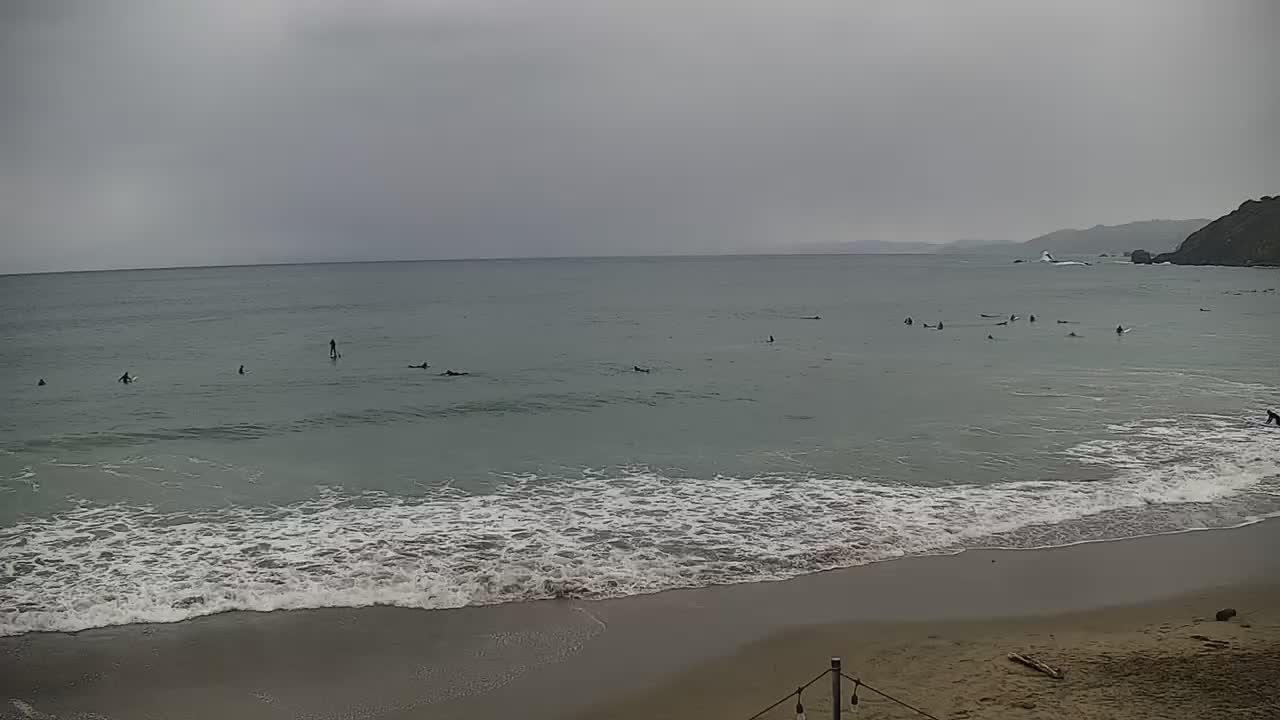
#> input picture data/ex-still.jpg, 1280 x 720 px, found by its file name
$ python test_valley.py   (older library calls are emulated)
#> lines starting #> are read from the running program, lines starting #| are printed output that depends on the picture
import cv2
import numpy as np
import sys

def test_valley(image_path):
#> called with image_path = '../data/ex-still.jpg'
    image = cv2.imread(image_path)
#> image is the input picture: shape (720, 1280, 3); mean B, G, R 117.8, 120, 118.4
    gray = cv2.cvtColor(image, cv2.COLOR_BGR2GRAY)
    sobel_y = cv2.Sobel(gray, cv2.CV_64F, 0, 1, ksize=5)
    abs_sobel_y = np.absolute(sobel_y)
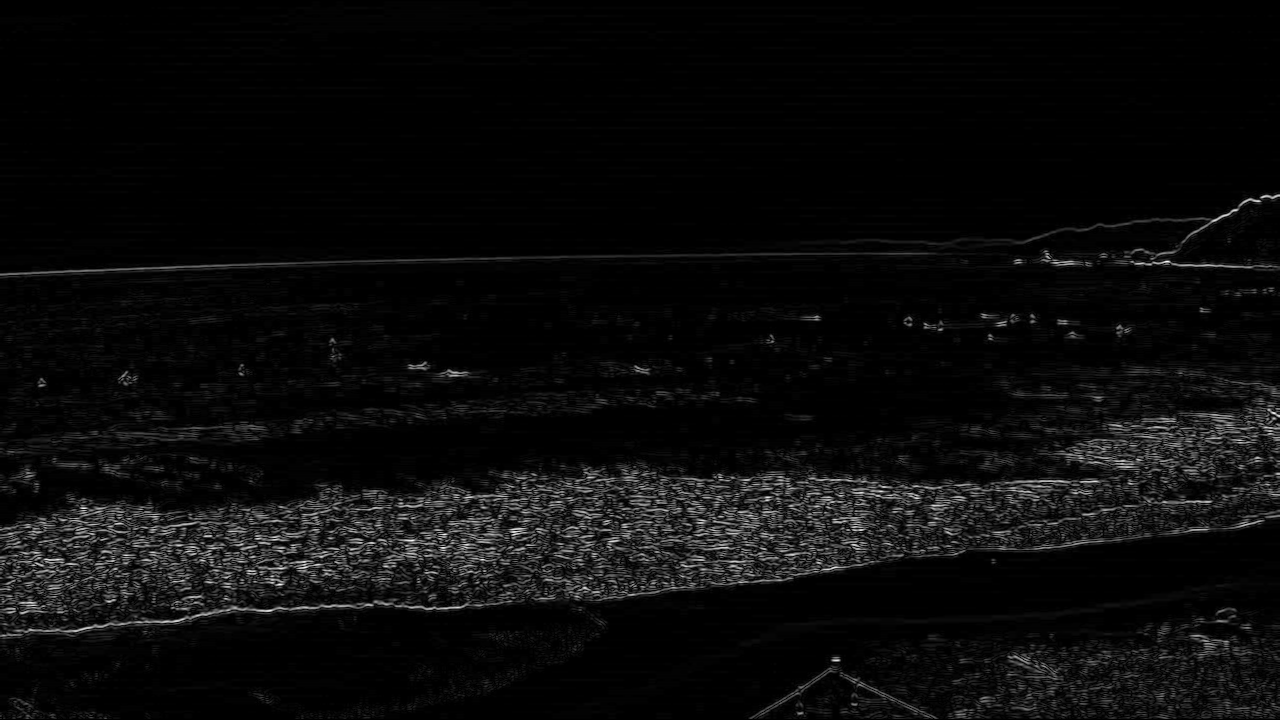
#> abs_sobel_y: shape (720, 1280) float64; min 0, max 7146, mean 311.9; drawn with min black and max white
    row_edges = np.sum(abs_sobel_y, axis=1)
#> row_edges = 720 values, max 1928407 at index 530, min 0 at index 0, mean 399196.1

    window_size = max(1, int(image.shape[0] * 0.02))
#> window_size = 14
    window = np.ones(window_size) / float(window_size)
    smoothed_edges = np.convolve(row_edges, window, mode='same')
#> smoothed_edges = 720 values, max 1772208 at index 528, min 6219.1 at index 0, mean 398391.8

    max_edge = np.max(smoothed_edges)
#> max_edge = 1772208
    max_row = np.argmax(smoothed_edges)
#> max_row = 528

    top_threshold = max_edge * 0.1
#> top_threshold = 177220.8
    bottom_threshold = max_edge * 0.3
#> bottom_threshold = 531662.4

    # Find Top Bound (expand upwards)
    top_bound = max_row
#> top_bound = 528
    current_min = smoothed_edges[max_row]
#> current_min = 1772208

    for y in range(max_row, -1, -1):
        val = smoothed_edges[y]
        if val < top_threshold:
            top_bound = y
            break

        if val < current_min:
            current_min = val
            top_bound = y  # Keep updating the best valley so far
        elif val > current_min * 1.5:
            # Rebounded by 50% from the valley minimum -> Hit a new textured object (e.g., peninsula)
            break
#> this loop made 168 passes
#> (val, current_min) on passes 2, 3, 5, 6, 7, 9, 12, 13, 14, 15, 16, 17: (1769697.6, 1769697.6), (1763930.4, 1763930.4), (1742281.4, 1742281.4), (1719409, 1719409), (1694677.9, 1694677.9), (1684432.1, 1684432.1), (1675267.2, 1675267.2), (1666528.9, 1666528.9), (1662861.2, 1662861.2), (1639235.6, 1639235.6), (1630643.9, 1630643.9), (1624008.4, 1624008.4)
#> val on passes 1, 4, 8, 10, 11, 42: 1772208, 1764024.4, 1696111.9, 1686420.6, 1692603.6, 1256406.4
#> after the loop, current_min = 180172.9

    # Find Bottom Bound (expand downwards)
    bottom_bound = max_row
#> bottom_bound = 528
    current_min = smoothed_edges[max_row]
#> current_min = 1772208

    for y in range(max_row, image.shape[0]):
        val = smoothed_edges[y]
        if val < bottom_threshold:
            bottom_bound = y
            break

        if val < current_min:
            current_min = val
            bottom_bound = y
        elif val > current_min * 1.5:
            # Rebounded (hit beach rocks/texture)
            break
#> this loop made 85 passes
#> (val, current_min) on passes 2, 3, 4, 5, 10, 11, 12, 13, 17, 18, 21, 22: (1761846.6, 1761846.6), (1756739.4, 1756739.4), (1744103.1, 1744103.1), (1719494.2, 1719494.2), (1702950.1, 1702950.1), (1680237.9, 1680237.9), (1663671.5, 1663671.5), (1647161.1, 1647161.1), (1644150.8, 1644150.8), (1629804.4, 1629804.4), (1602279.2, 1602279.2), (1595677.4, 1595677.4)
#> val on passes 1, 6, 7, 8, 9, 14: 1772208, 1723836.4, 1736977.7, 1726143.4, 1723763, 1650823.3
#> after the loop, current_min = 541312.9

    print(f"{image_path} -> Max Row: {max_row}, Top Bound: {top_bound}, Bottom Bound: {bottom_bound}")
#| ../data/ex-still.jpg -> Max Row: 528, Top Bound: 361, Bottom Bound: 612

test_valley('../data/ex-still.jpg')
test_valley('../data/ex-still-boatdocks.jpg')
#> call 2 of test_valley, with image_path = '../data/ex-still-boatdocks.jpg'
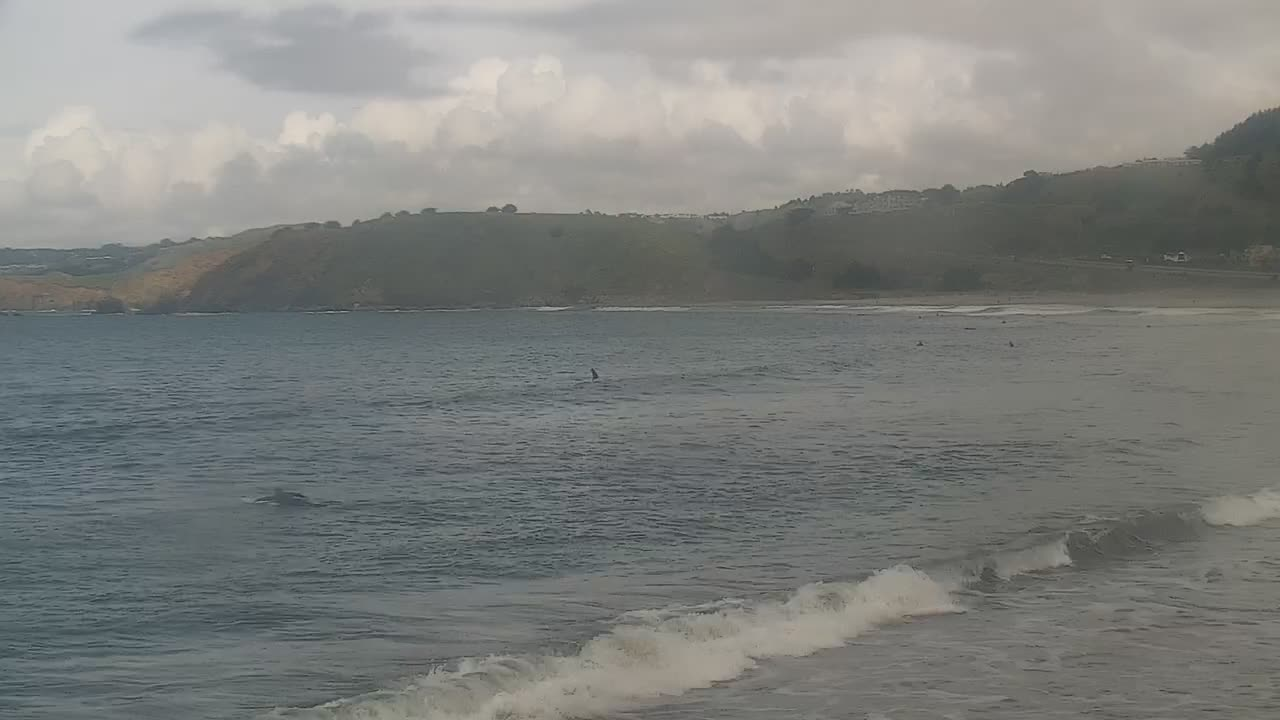
#> input picture data/ex-still-boatdocks.jpg, 1280 x 720 px, found by its file name
#> in test_valley, image is the input picture: shape (720, 1280, 3); mean B, G, R 124.9, 127.6, 125.4
#> in test_valley (call 2), `sobel_y = cv2.Sobel(gray, cv2.CV_64F, 0, 1, ksize=5)`:
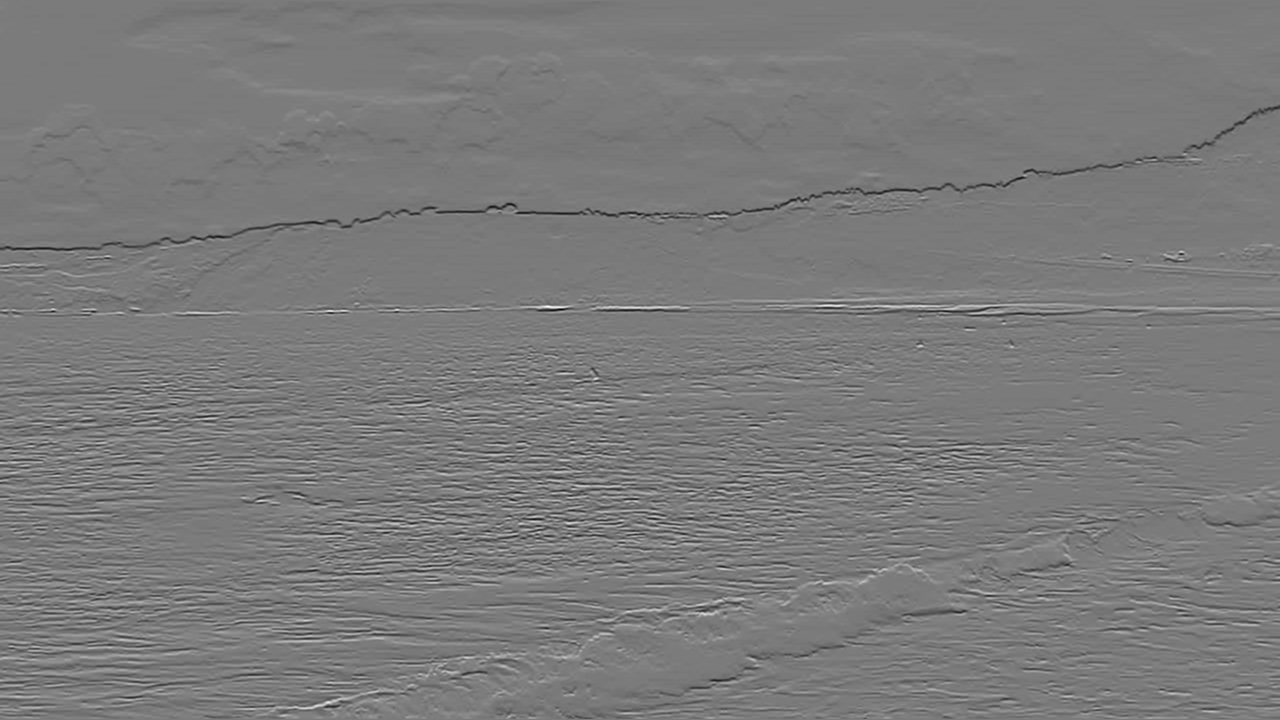
#> sobel_y: shape (720, 1280) float64; min -4047, max 4318, mean -12.3; drawn with min black and max white
#> in test_valley (call 2), `abs_sobel_y = np.absolute(sobel_y)`:
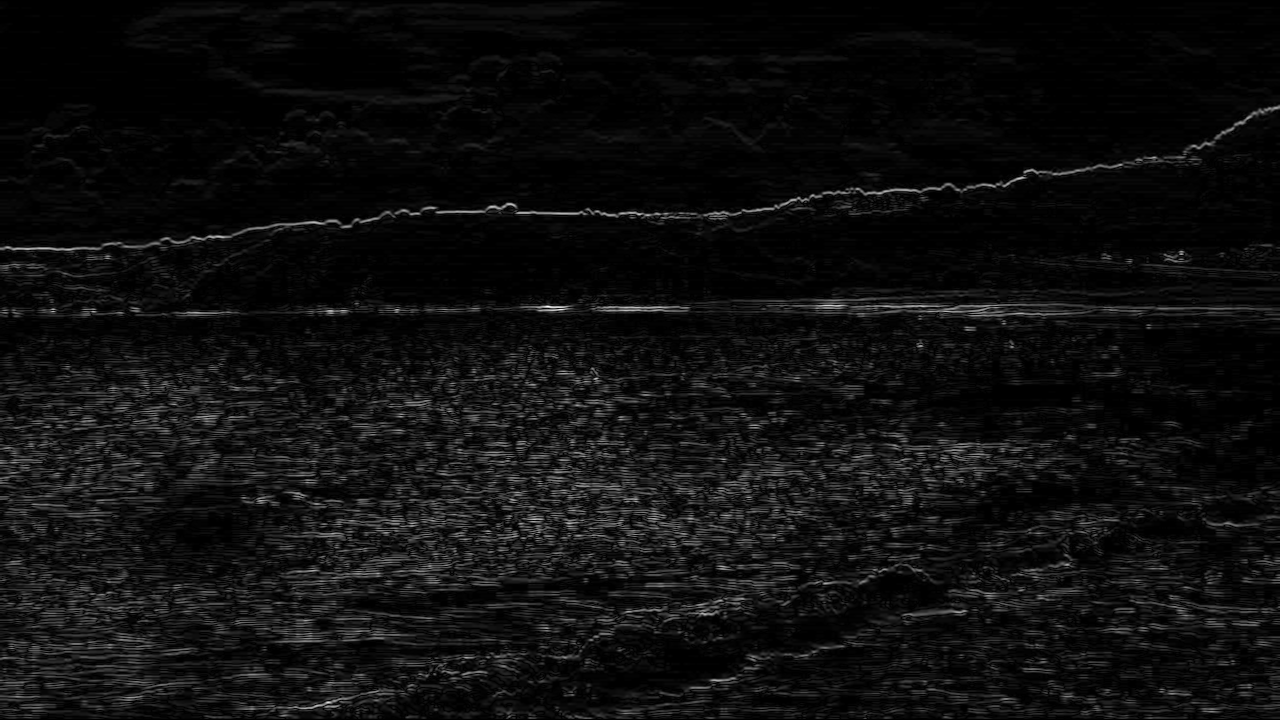
#> abs_sobel_y: shape (720, 1280) float64; min 0, max 4318, mean 251.8; drawn with min black and max white
#> in test_valley (call 2), `row_edges = np.sum(abs_sobel_y, axis=1)`: row_edges = 720 values, max 1001254 at index 310, min 0 at index 0, mean 322277.1
#> in test_valley (call 2), `smoothed_edges = np.convolve(row_edges, window, mode='same')`: smoothed_edges = 720 values, max 722361.1 at index 310, min 27017.9 at index 0, mean 321424.4
#> in test_valley (call 2), `max_edge = np.max(smoothed_edges)`: max_edge = 722361.1
#> in test_valley (call 2), `max_row = np.argmax(smoothed_edges)`: max_row = 310
#> in test_valley (call 2), `top_threshold = max_edge * 0.1`: top_threshold = 72236.1
#> in test_valley (call 2), `bottom_threshold = max_edge * 0.3`: bottom_threshold = 216708.3
#> in test_valley (call 2), `top_bound = max_row`: top_bound = 310
#> in test_valley (call 2), `current_min = smoothed_edges[max_row]`: current_min = 722361.1
#> the loop in test_valley (call 2), `for y in range(max_row, -1, -1):` made 41 passes
#> (val, current_min) on passes 2 to 13: (717335.7, 717335.7), (699220.9, 699220.9), (682628.9, 682628.9), (649359.6, 649359.6), (608605.1, 608605.1), (555633.7, 555633.7), (498401.5, 498401.5), (453924.1, 453924.1), (403695.1, 403695.1), (347022.9, 347022.9), (294850.3, 294850.3), (254501.7, 254501.7)
#> val on passes 1, 32, 33, 34, 35, 36: 722361.1, 108861.6, 114171.4, 118945, 123287.9, 129130.6
#> after the loop in test_valley (call 2), `for y in range(max_row, -1, -1):`: current_min = 103905.3
#> in test_valley (call 2), `bottom_bound = max_row`: bottom_bound = 310
#> in test_valley (call 2), `current_min = smoothed_edges[max_row]`: current_min = 722361.1
#> the loop in test_valley (call 2), `for y in range(max_row, image.shape[0]):` made 13 passes
#> (val, current_min) on passes 2 to 12: (711596.5, 711596.5), (695346.4, 695346.4), (652175.1, 652175.1), (598397.6, 598397.6), (539533.3, 539533.3), (486514.1, 486514.1), (437177.9, 437177.9), (378777.2, 378777.2), (323969.1, 323969.1), (279752.2, 279752.2), (238743.6, 238743.6)
#> val on passes 1, 13: 722361.1, 210652.4
#> after the loop in test_valley (call 2), `for y in range(max_row, image.shape[0]):`: current_min = 238743.6
#| ../data/ex-still-boatdocks.jpg -> Max Row: 310, Top Bound: 280, Bottom Bound: 322
